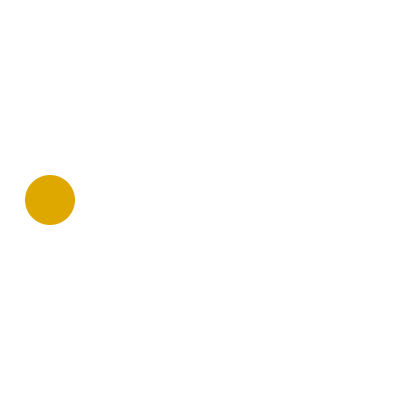
Frame 1 (no input)
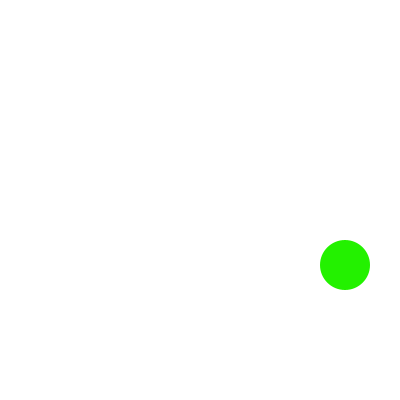
Frame 60 (the mouse pressed at the canvas centre just before this capture)
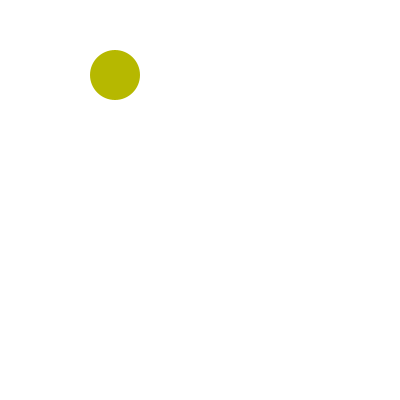
Frame 120 (the mouse held since frame 60 and released just before this capture)

The Processing sketch that drew these frames (run headless with seeded random() and noise(); from frame 60 on, the mouse is pressed at the canvas centre):

// Processing sketch: s06e01maite
// ── s06e01maite.pde
//Expresión Digital II - UDD - 2016.
//Maite Iturriaga Batlle.
//s06t01maite.

float x, y, amt;
int vel = 5;
int vel1 = 5;
int diam = 50;
color c1, c2, c3;

void setup() {
  size(400, 400);
  x = diam;
  y = height / 2;
  
  c1 = color (255, 155, 0); //Amarillo
  c2 = color (0, 255, 0); //Verde
}

void draw() {
  amt = map(x, 0, width, 0, 1);
  c3 = lerpColor(c1, c2, amt);
  background(255);                              //Para que se vuelva a dibujar fondo
  fill(c3);
  noStroke();
  ellipse(x, y, diam, diam);                    //Círculo
  x += vel;                                     //De izquierda a derecha movimiento
  y += vel1;
  //x -= 20;                                    //Por el 20 va más rápido y de derecha a izquierda
  //x += 20;                                    //Por el 20 va más rápido y de izquierda a derecha

  //¿Qué tengo que hacer para que la elipse aparezca al lado izquierdo, cuando llega alfinal?
  //if (x > width) {                            //Si es que x llega al final 
  //x = 0;                                      //Comienza desde el otro lado nuevamente
  //}

  //¿Qué tengo que hace para que la elipse se devuelva?
  if (x > width - diam / 2 || x < diam / 2) { 
    vel *= - 1;
  }
  if (y > height - diam / 2 || y < diam / 2) { 
    vel1 *= - 1;
  }
}


//Cómo escribo un loop de rebotes?
